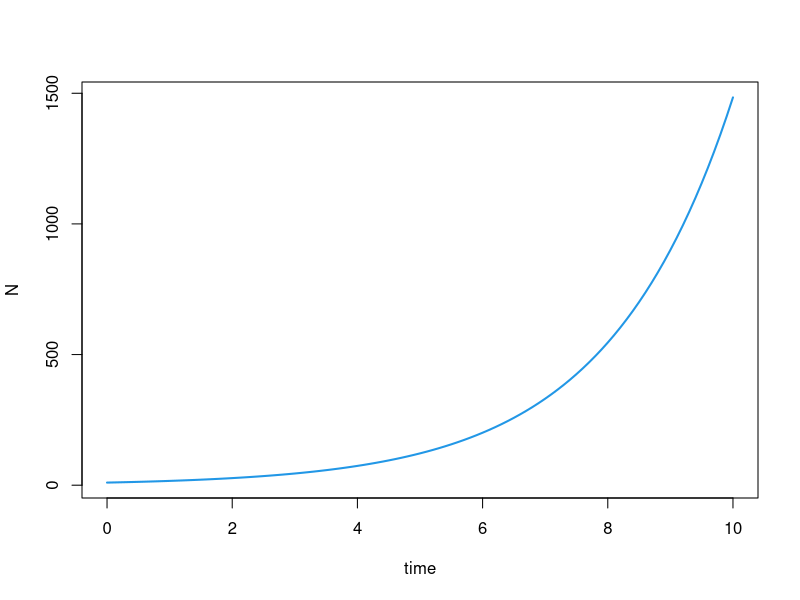
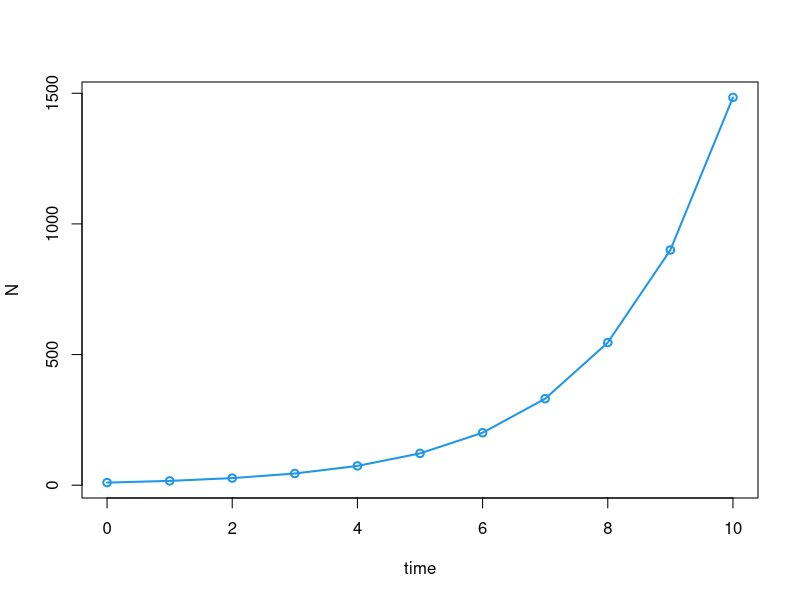
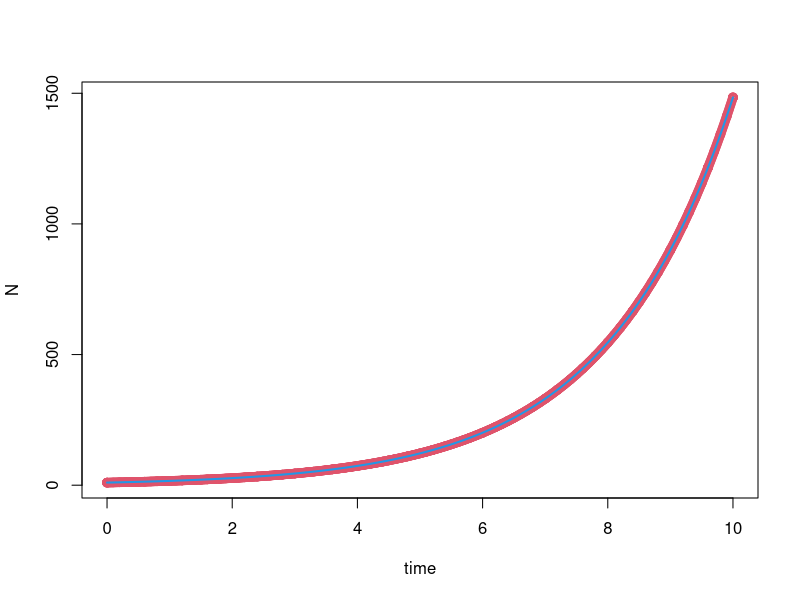

Recreate these plots in R, in order. (Note: this script raises an error after producing the figures.)
## ---- chunk 1
library(deSolve)
library(purrr)
library(parallel)
## ---- chunk 2
plot2 <- function(...) plot(..., lwd = 2, col = 4)
## ---- chunk 3
last <- function(x) tail(x, 1)
## ---- chunk 4
lines2 <- function(...) lines(..., lwd = 2)
## ---- chunk 5
mclapply2 <- function(...) mclapply(..., mc.cores = detectCores() - 1)
## ---- chunk 6
continuous_exponential_growth <- function(N0, r, times) {
  tibble::as_tibble(
    as.data.frame(
      ode(c(N = N0),
          times,
          function(time, variables, parameters) {
            with(as.list(c(variables, parameters)), {
              dN <- r * N
              list(dN)
            })
          },
          c(r = r))
    )
  )
}
## ---- chunk 7
continuous_exponential_growth(10, .5, seq(0, 10, .1)) |> 
  with(plot2(time, N, type = "l"))
## ---- chunk 8
discrete_exponential_growth <- function(N0, r, times) {
  step <- mean(diff(times))
  N <- N0
  for (i in remove_first(times)) {
    N <- c(N, last(N) * (2 - exp(- r * step)))
  }
  tibble::tibble(time = times, N = N)
}
## ---- chunk 9
discrete_exponential_growth <- function(N0, r, times) {
  N <- N0
  r <- exp(r * mean(diff(times)))
  for (i in times[-1]) {
    N <- c(N, last(N) * r)
  }
  tibble::tibble(time = times, N = N)
}
## ---- chunk 10
discrete_exponential_growth <- function(N0, r, times) {
  N <- N0
  r <- exp(r * mean(diff(times)))
  for (i in times[-1]) {
    N <- c(N, last(N) * r)
  }
  tibble::tibble(time = times, N = N)
}
## ---- chunk 11
discrete_exponential_growth(10, .5, seq(0, 10, 1)) |> 
  with(plot2(time, N, type = "o"))
## ---- chunk 12
compare_dynamics <- function(N0, rc, rd, tmin, tmax, length, step) {
  out <- continuous_exponential_growth(N0, rc, seq(tmin, tmax, le = length))
  with(out, plot2(time, N, type = "n"))
  step |>
    walk(~ discrete_exponential_growth(N0, rd, seq(tmin, tmax, .x)) |>
           with(lines2(time, N, type = "o", col = 2)))
  with(out, lines2(time, N, col = 4))
}
## ---- chunk 13
compare_dynamics(N0 = 10, rc = .5, rd = .5, tmin = 0, tmax = 10, length = 512,
                 step = c(.01, seq(.1, .5, .1)))
## ---- chunk 14
mLL <- function(rd, rc, N0, times) {
  - sum(dpois(round(unlist(discrete_exponential_growth(N0, rd, times)[-1, 2])),
              unlist(continuous_exponential_growth(N0, rc, times)[-1, 2]), TRUE))
}
## ---- chunk 15
mLL(rd = .5, rc = .5, N0 = 10, times = seq(0, 10, .1))
## ---- chunk 16
r_discrete <- function(rd, rc, N0, step) {
  optimize(mLL, rd, rc = rc, N0 = N0, times = seq(0, 10, step))$minimum
}
## ---- chunk 17
r_discrete(c(.0001, 100), .5, 10, .1)
## ---- chunk 18
step_size <- seq(.01, .5, .01)

out <- step_size |>
  mclapply2(r_discrete, rd = c(.0001, 100), rc = .5, N0 = 10) |> 
  unlist() |> 
  matrix(ncol = 1, byrow = TRUE) |> 
  as.data.frame() |> 
  setNames("r") %>%
  cbind(step_size, .) |> 
  tibble::as_tibble()

with(out, plot(step_size, r, col = 4, ylim = 0:1,
               xlab = "duration of the time step", ylab = "adjusted value of r"))
abline(h = .5)
## ---- chunk 19
opar <- par(mfrow = c(10, 5), plt = c(.15, .85, .15, .85))
walk2(out$r, out$step_size,
      ~ compare_dynamics(N0 = 10, rc = .5, rd = .x, tmin = 0, tmax = 10, length = 512,
                         step = .y))
par(opar)
## ---- chunk 20
mod <- lm(I(r - .5) ~ step_size - 1, out)

with(out, plot(step_size, r, col = 4, ylim = 0:1,
               xlab = "duration of the time step", ylab = "adjusted value of r"))

(slope <- coef(mod))
xs <- seq(0, .5, le = 512)
abline(.5, slope, col = 2, lwd = 2)
abline(h = .5)
## ---- chunk 21
continuous_exponential_decay <- function(N0, r, times) {
  tibble::as_tibble(
    as.data.frame(
      ode(c(N = N0),
          times,
          function(time, variables, parameters) {
            with(as.list(c(variables, parameters)), {
              dN <- r * N
              list(dN)
            })
          },
          c(r = r))
    )
  )
}
## ---- chunk 22
continuous_exponential_decay(1000, .2, seq(0, 10, .1)) |> 
  with(plot2(time, N, type = "l"))
## ---- chunk 23
discrete_exponential_decay <- function(N0, r, times) {
  Delta_t <- mean(diff(times))
  r <- exp(r * Delta_t)
  p <- 1 - exp(- r * Delta_t)
  print(p)
  N <- N0
  for (i in times[-1]) {
    N <- c(N, last(N) * (1 + p))
  }
  tibble::tibble(time = times, N = N)
}
## ---- chunk 24
discrete_exponential_decay(1000, .2, seq(0, 10, 1)) |> 
  with(plot2(time, N, type = "o"))
## ---- chunk 25
compare_dynamics2 <- function(N0, rc, rd, tmin, tmax, length, step) {
  out <- continuous_exponential_decay(N0, rc, seq(tmin, tmax, le = length))
  with(out, plot2(time, N, type = "n"))
  step |>
    walk(~ discrete_exponential_decay(N0, rd, seq(tmin, tmax, .x)) |>
           with(lines2(time, N, type = "o", col = 2)))
  with(out, lines2(time, N, col = 4))
}
## ---- chunk 26
compare_dynamics2(N0 = 1000, rc = .2, rd = .2, tmin = 0, tmax = 10, length = 512,
                 step = c(.01, seq(.1, .5, .1)))
